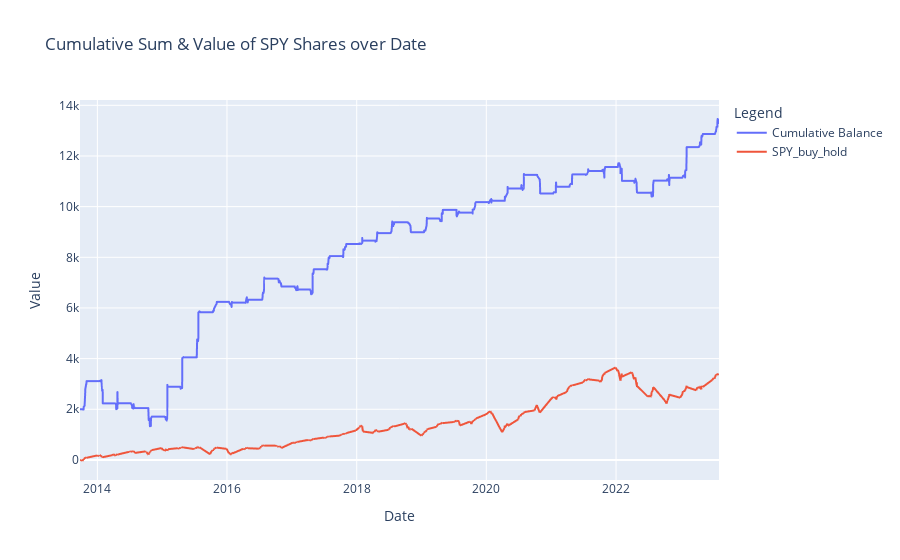

Write notebook code for a chart like this one.
### Code cell
fig = px.line(df_chart_comp, x='Date', y=['Cumulative Balance', 'SPY_buy_hold'], 
              labels={'value': 'Value', 'variable': 'Legend'},
              title='Cumulative Sum & Value of SPY Shares over Date')

fig.show()

### Figure 1 — Plotly figure (JSON) as saved in the notebook; plotly's stock layout.template omitted (floating-point values rounded to 4 significant figures; data arrays with more than 128 entries replaced by an {"elided": "..."} marker saying what was removed)
{"data": [{"hovertemplate": "Legend=Cumulative Balance<br>Date=%{x}<br>Value=%{y}<extra></extra>", "legendgroup": "Cumulative Balance", "line": {"color": "#636efa", "dash": "solid"}, "marker": {"symbol": "circle"}, "mode": "lines", "name": "Cumulative Balance", "showlegend": true, "type": "scattergl", "x": {"elided": "690 str values"}, "xaxis": "x", "y": {"elided": "690 int values"}, "yaxis": "y"}, {"hovertemplate": "Legend=SPY_buy_hold<br>Date=%{x}<br>Value=%{y}<extra></extra>", "legendgroup": "SPY_buy_hold", "line": {"color": "#EF553B", "dash": "solid"}, "marker": {"symbol": "circle"}, "mode": "lines", "name": "SPY_buy_hold", "showlegend": true, "type": "scattergl", "x": {"elided": "690 str values"}, "xaxis": "x", "y": {"elided": "690 float values"}, "yaxis": "y"}], "layout": {"legend": {"title": {"text": "Legend"}, "tracegroupgap": 0}, "title": {"text": "Cumulative Sum & Value of SPY Shares over Date"}, "xaxis": {"anchor": "y", "domain": [0, 1], "title": {"text": "Date"}}, "yaxis": {"anchor": "x", "domain": [0, 1], "title": {"text": "Value"}}}}
